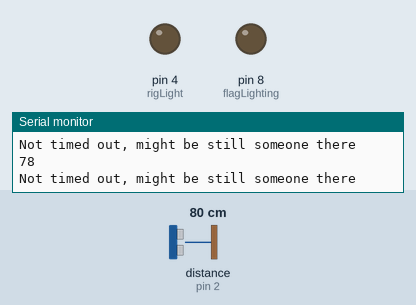
The sketch below on a simulated Arduino Uno, built with avr-gcc and run on an emulated ATmega328P. On the bench: output pins drawn as LEDs (lit = HIGH), the last lines printed to the serial monitor. Wiring (inferred from the names in the program): ultrasonic range finder: trigger pin 3; echo pin 2. The inputs (shaded band) are chosen by the test bench; at power-on: distance to the obstacle (sensor on pin 2) 80 cm. The echo pulse lasts 58.3 µs per cm; pins used as bus, display or sensor lines are not drawn.

Above: at 1.8 s.
1.9 s: distance to the obstacle (sensor on pin 2) set to 71 cm
3.4 s: distance to the obstacle (sensor on pin 2) set to 62 cm
At 4.5 s:
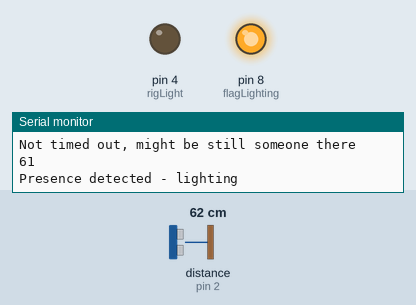
Timing chart, 0 to 6.4 s (numbered marks = the images above; inputs shaded):
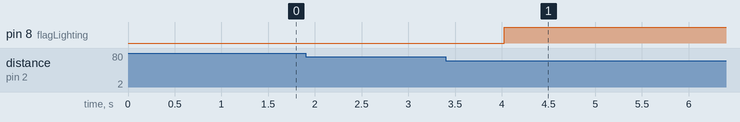

Measured:
- the behaviour switches between 66 and 65 cm on distance to the obstacle (sensor on pin 2) (found by bisection; images 0 and 1)
- after the input at 3.4 s, pin 8 (flagLighting): LOW → HIGH after 0.63 s

The sketch:

sketch_nov02a__simplelitedetect.ino
```cpp
/*
Standby
Presence detected

Ultrasonic sensor distance measurement formula

Distance = (Time x Sound speed in Air (340 m/s))/2


*/

const int trigPin = 3;
const int echoPin = 2;
long duration;
int distanceCm, distanceInch;

int flagLighting = 8;
int rigLight = 4;

void setup()
{
  // put your setup code here, to run once:
  pinMode(flagLighting, OUTPUT);
  pinMode(rigLight, OUTPUT);

  pinMode(trigPin, OUTPUT);
  pinMode(echoPin, INPUT);
  Serial.begin(9600);
}
int wallDistance = 65;
bool lighting = false;
bool detected = false;
bool timedOut = true;
int timeout = 18;
int ctimeout = 0;

void loop()
{
  // put your main code here, to run repeatedly:

  digitalWrite(trigPin, LOW);
  delayMicroseconds(2);
  digitalWrite(trigPin, HIGH);
  delayMicroseconds(10);
  digitalWrite(trigPin, LOW);
  duration = pulseIn(echoPin, HIGH);
  distanceCm = duration * 0.0340 / 2;
  distanceInch = duration * 0.01330 / 2;

  timedOut = timeout < ctimeout;
  detected = distanceCm < wallDistance;

  Serial.println(distanceCm);

  if (detected)
  {
    Serial.println("Presence detected - lighting");
    ctimeout = 0;
    timedOut = false;
    lighting = true;

    lite(true);
  }
  else
  {
    if (timedOut)
    {
      lite(false);
      lighting = false;
      Serial.println("Seems no one's in the scenery - Standby");
    }

    else
    {
      Serial.println("Not timed out, might be still someone there");
    }
  }

  delay(1000);
  ctimeout++;
}

void lite(bool active)
{
  if (active)
  {

    digitalWrite(flagLighting, HIGH);
    digitalWrite(rigLight, HIGH);
  }
  else
    digitalWrite(flagLighting, LOW);
  digitalWrite(rigLight, LOW);
  {
  }
}
```
